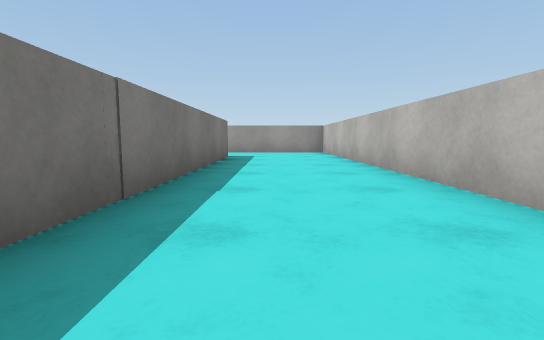
View 1 (above)

17 first-person views from a walk through a Unity game level. The camera is 0.45 m above the floor, tilts 6° down and sees 85° across. The floor is counted in squares, 1 m on a side. Each view is taken from the middle of a square. On the plan, view 1 faces up. The plan holds only what a view shows up to about 9 squares ahead; the rest is blank. The player is left out. Surface patterns are stand-ins for the level's own textures.

View 2
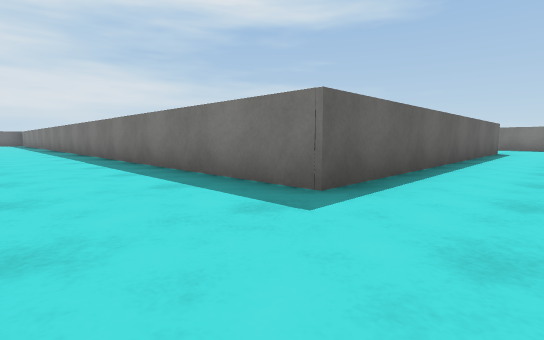

View 3
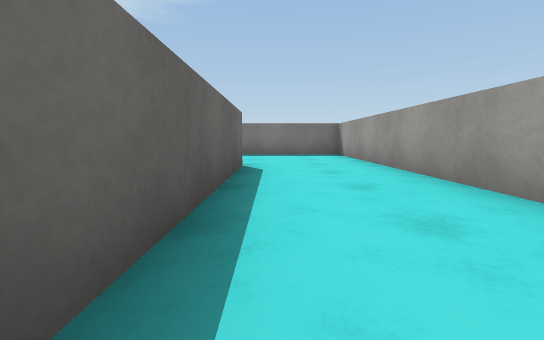

View 4
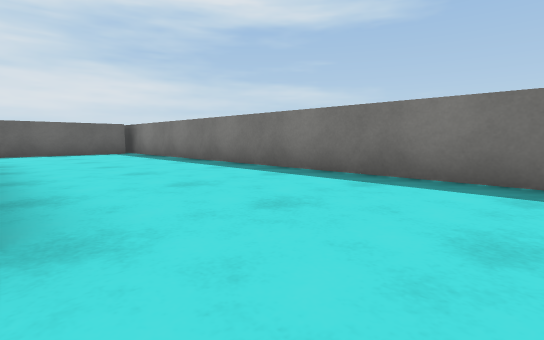

View 5
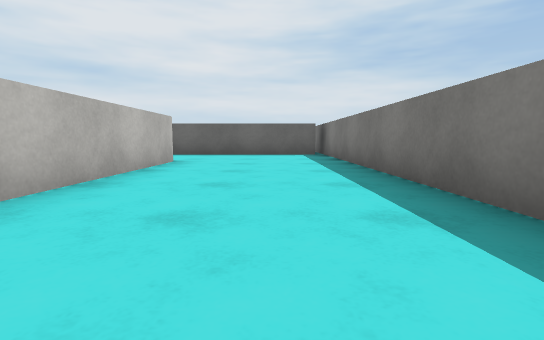

View 6
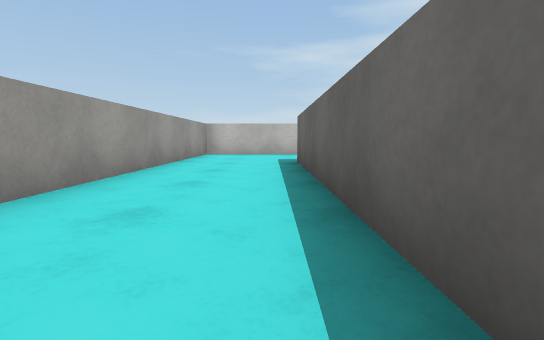

View 7
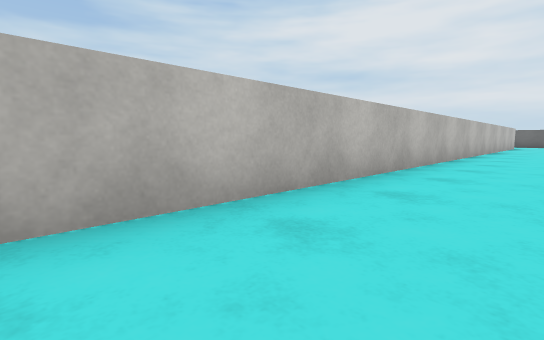

View 8
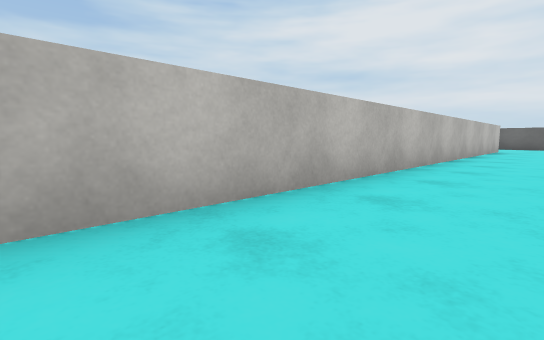

View 9
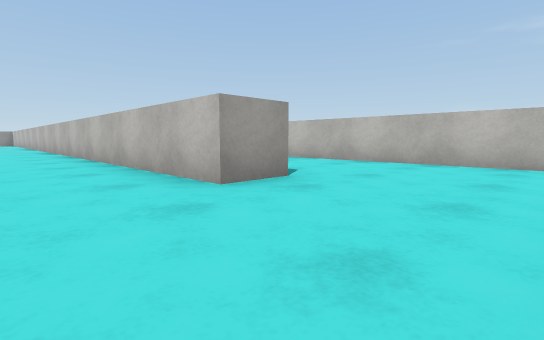

View 10
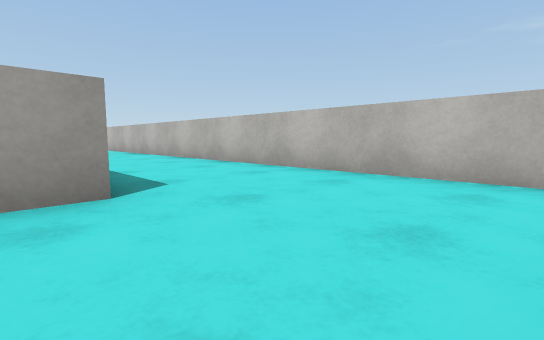

View 11
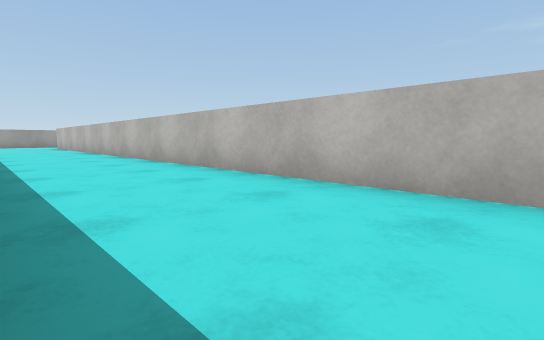

View 12
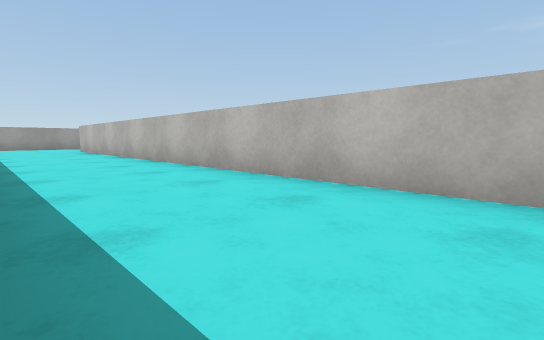

View 13
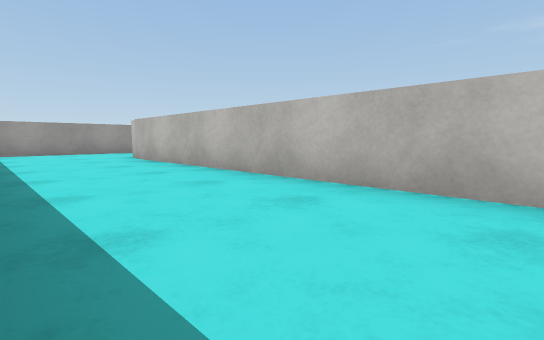

View 14
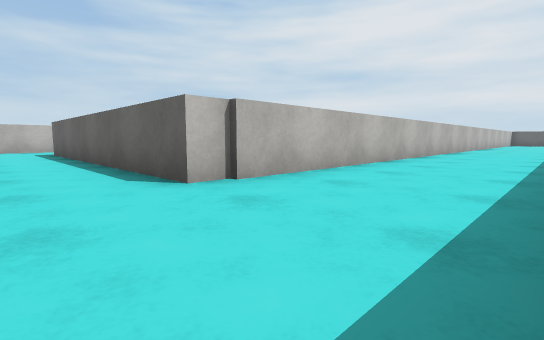

View 15
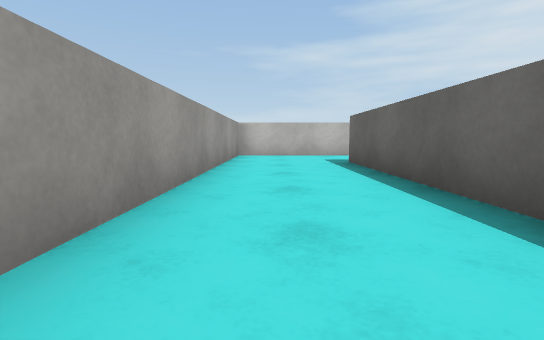

View 16
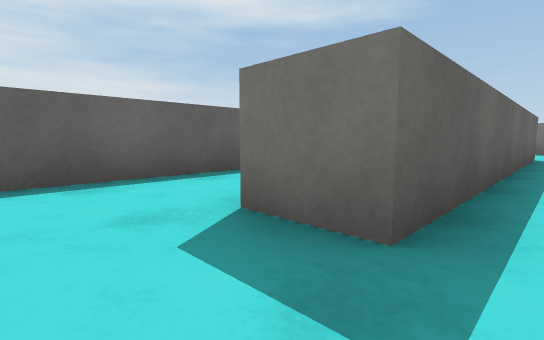

View 17
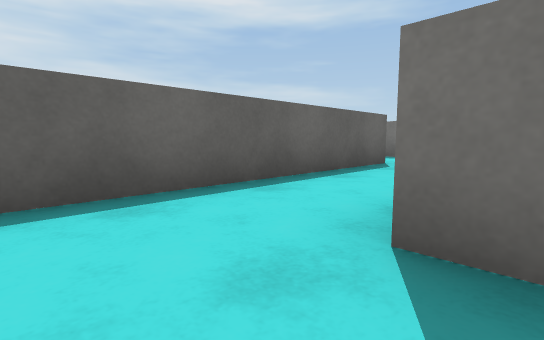

### Floor plan
Ten units are one square. View 1 is at (0, 0); x grows to the right and y downward. Boxes are objects, and circles mark ways between rooms. Rooms are numbered by the first view taken in them; rooms with no view inside come last. Other rooms are left out.
<svg viewBox="-140 -104 296 248">
<path fill="none" stroke="#000" d="M-100 -20 -100 -60M60 -99 34 -99M-70 -99 -135 -99 -135 10M-100 -75 -11 -75 -11 18M28 116 17 116 17 -99 -50 -99M-132 5 -115 5M56 139 56 -75 128 -75M151 -69 151 -99 79 -99M85 -46 140 -46M128 -75 128 -65"/>
<circle cx="135" cy="-70" r="3" fill="#2a7"/>
<text x="0" y="-10">1</text>
<text x="100" y="-60">2</text>
</svg>
Room 1 opens to room 2.

Where each view was taken, in squares from view 1:
view 1: 0 up, 0 right, facing up
view 2: 9 up, 1 right, facing down-left
view 3: 8 up, 5 left, facing left
view 4: 9 up, 10 left, facing down-left
view 5: 8 up, 12 left, facing down
view 6: 8 up, 7 left, facing right
view 7: 5 up, 0 right, facing down-right
view 8: 1 up, 0 right, facing down-right
view 9: 14 down, 0 right, facing up-right
view 10: 14 down, 2 right, facing up-right
view 11: 9 down, 3 right, facing up-right
view 12: 5 down, 3 right, facing up-right
view 13: 0 up, 3 right, facing up-right
view 14: 9 up, 3 right, facing down-right
view 15: 9 up, 7 right, facing right
view 16: 8 up, 14 right, facing down-left
view 17: 7 up, 14 right, facing down-left
